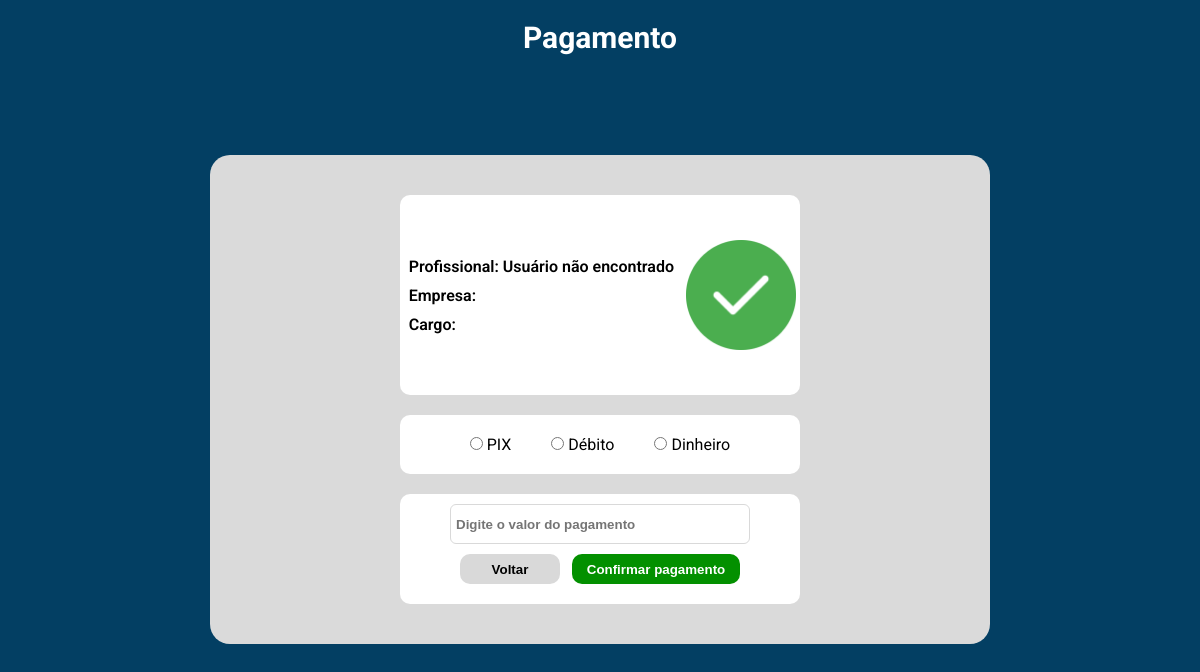
/authenticated/form_pagamento.php?id_cadastro=20, run on an earlier commit of the app's database.
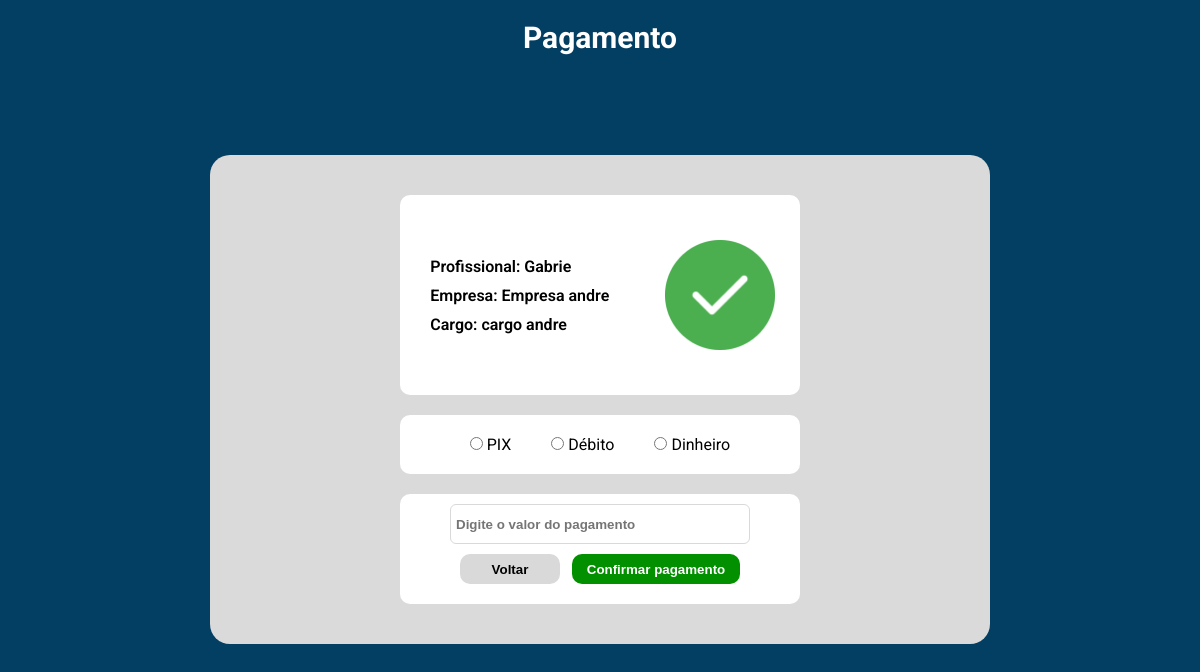
And on a later commit of the database.
### tables this page shows
CREATE TABLE `pagamento` (
  `id` int(11) NOT NULL,
  `id_cadastro` int(11) NOT NULL,
  `id_vaga` int(6) UNSIGNED NOT NULL,
  `forma_pagamento` varchar(50) NOT NULL,
  `valor` decimal(10,2) NOT NULL,
  `dtPagamento` datetime DEFAULT NULL
);

CREATE TABLE `cadastro` (
  `id` int(11) NOT NULL,
  `nome` varchar(50) NOT NULL,
  `sobrenome` varchar(50) NOT NULL,
  `email` varchar(100) NOT NULL,
  `senha` varchar(255) NOT NULL,
  `cpf` varchar(14) DEFAULT NULL,
  `rg` varchar(20) DEFAULT NULL,
  `dtNascimento` text DEFAULT NULL,
  `endereco` varchar(100) DEFAULT NULL,
  `cidade` varchar(50) DEFAULT NULL,
  `celular` varchar(20) DEFAULT NULL,
  `id_profissao` int(11) DEFAULT NULL,
  `foto` longblob DEFAULT NULL
);

CREATE TABLE `vagas` (
  `id` int(6) UNSIGNED NOT NULL,
  `empresa` varchar(30) NOT NULL,
  `cargo` varchar(30) NOT NULL,
  `telefone` varchar(15) NOT NULL,
  `email` varchar(50) NOT NULL,
  `requisitos` text DEFAULT NULL,
  `beneficios` text DEFAULT NULL,
  `data_cadastro` timestamp NOT NULL DEFAULT current_timestamp() ON UPDATE current_timestamp(),
  `usuario_responsavel` int(11) NOT NULL
);

### authenticated/form_pagamento.php (the view, shortened to what this page needs)
<?php
$servername = "localhost";
$username = "root";
$password = "";
$dbname = "jobs";
$conn = new mysqli($servername, $username, $password, $dbname);
if ($_SERVER['REQUEST_METHOD'] === 'GET') {
    $idUsuario = $_GET['id_cadastro'];
    $sql = "SELECT * FROM cadastro c INNER JOIN pagamento p ON c.id = p.id_cadastro INNER JOIN vagas v ON v.id = p.id_vaga   WHERE c.id = '$idUsuario'";
    $result = $conn->query($sql);
    if ($result->num_rows > 0) {
        $row = $result->fetch_assoc();
        $nomeUsuario = $row['nome'];
        $cargo = $row['cargo'];
        $empresa = $row['empresa'];
    } else {
        $nomeUsuario = "Usuário não encontrado";
    }
} else {
    $nomeUsuario = "Nenhum usuário selecionado";
}
?>
<!DOCTYPE html>
<html lang="en">
<head>
</head>
<body>
<h1>Pagamento</h1>
    <section>
    <form action="validaForm_pagamento.php" method='POST'>
        <div class='card-pagamento'>
        <div class="container">
            <p>Profissional: <?php echo $nomeUsuario; ?></p>
            <p>Empresa: <?php echo $empresa; ?></p>
            <p>Cargo: <?php echo $cargo; ?></p>
            </div>
            <img src="..\imagens\correto(1) 1.png" alt="">
        </div>
        <div class='card-forma-pagamento'>
    <div class='tipo-pagamento'>
        <input type="radio" id="pix" name="formaPagamento" value="PIX" onclick="limitarSelecao(this)">
        <label for="pix">PIX</label>
    </div>
    <div class='tipo-pagamento'>
        <input type="radio" id="debito" name="formaPagamento" value="Débito" onclick="limitarSelecao(this)">
        <label for="debito">Débito</label>
    </div>
    <div class='tipo-pagamento'>
        <input type="radio" id="dinheiro" name="formaPagamento" value="Dinheiro" onclick="limitarSelecao(this)">
        <label for="dinheiro">Dinheiro</label>
    </div>
</div>
<div class="valorPagamento">
<input type="text" name="valorPagamento" id="valorPagamento" placeholder="Digite o valor do pagamento">
<div class="container-btns">
    <button><a href='pagamento.php' style='text-decoration:none; color:black'>Voltar</a></button>
    <input type="submit" value="Confirmar pagamento">
</div>
</div>
</form>
    </section>
</body>
</html>

What changed in the data, as far as the page shows it:
added pagamento: id_cadastro.nome "Gabrie", id_vaga.empresa "Empresa andre", id_vaga.cargo "cargo andre"
Also different on the page:
$nomeUsuario: "Usuário não encontrado" → (not shown)
